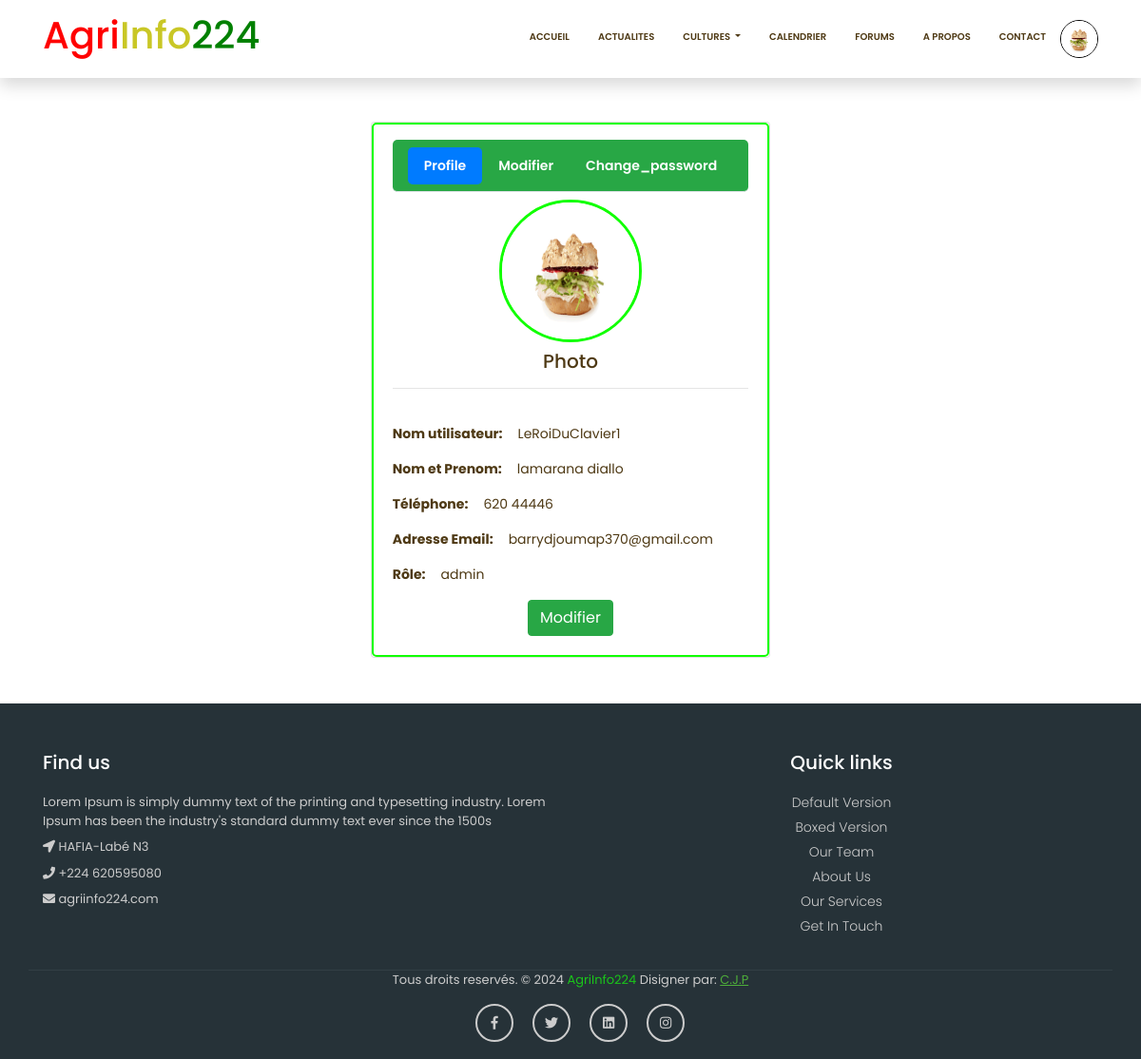
Page /Compte/profil (signed in) on the earlier database version.
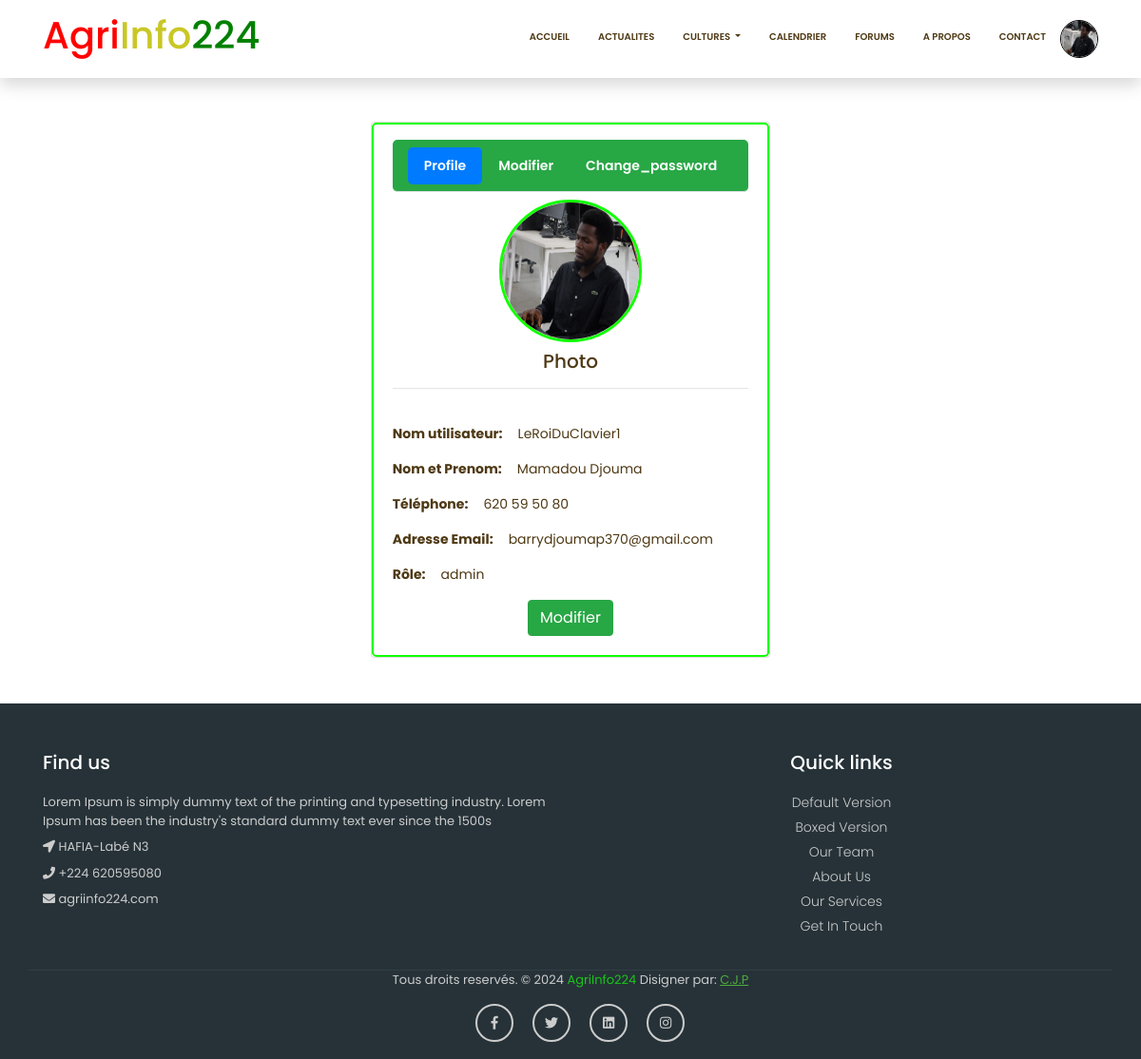
Same page on the later database version.
### Compte/models.py (models this page shows, shortened)
class Utilisateur(AbstractUser):
    token = models.CharField(max_length=120)
    role=[
        ("agriculteur","agriculteur"),
        ("admin","admin"),
        ("utilisateur","utilisateur")
    ]
    telephone=models.CharField(max_length=15)
    profile=models.ImageField(upload_to="profile",blank=True,null=True)
    roles=models.CharField(max_length=150,choices=role)
    password_confirm=models.CharField(max_length=150)
    notif=models.ManyToManyField(Notification,related_name="notifs",default="")

### Compte/views.py (the view)
@login_required(login_url='login')
def profile(request):
    user = request.user
    return render(request,'Compte/profil.html',{"user":user})

### Compte/templates/Compte/profil.html (shortened to what the changed rows need)
{% extends "Agronomie/base.html" %}
{% load static %}
{% block navbar %}
<ul class="navbar-nav ml-auto">
	{% if user.is_authenticated %}
	<li class="nav-item dropdown">
	   <a class="active" href="#" id="navbarDropdownPortfolio" data-toggle="dropdown" aria-haspopup="true" aria-expanded="false">
		 {% if user.profile %}
		  <img src="{{ user.profile.url }}" alt="" style="width: 40px; height: 40px; padding: none;border-radius: 25px; border:1px solid black">
		  {% else %}
		  <img src="{%  static 'Compte/img/prog.png' %}" alt="" style="width: 40px; height: 40px; padding: none;border-radius: 25px; border:1px solid black">
		  {% endif %}
	   </a>
	</li>
	{% endif %}
 </ul>
{% endblock  %}
	{% block content %}
<div class="">
    <div class="d-flex justify-content-center">
        <div class="mb-5 pt-5" style="max-width: 500px; height: auto;">
            <div class="card">
                <div class="card-body pt-3" style="border: solid 2px #11ff00; border-radius: 5px;">
                    <div class="tab-content pt-2">
                        <div class="tab-pane fade show active profile-overview" id="profile-overview">
                            <div class="d-flex justify-content-center">
                                {% if user.profile %}
                                <img src="{{user.profile.url}}" alt="" style="width: 150px; height: 150px; border-radius: 150px; border:solid 3px #11ff00;">
                                {% else %}
                                <img src="{%  static 'Compte/img/prog.png' %}" alt="" style="width: 150px; height: 150px; border-radius: 150px; border:solid 3px #11ff00;">
                                {% endif %}
                            </div>
                            <hr><br>
                            <div class="d-flex">
                                <p class="mr-3" style="font-weight: bold;">Nom utilisateur:</p>
                                <div class="">{{user.username}}</div>
                            </div>
                            <div class="d-flex">
                                <p class="mr-3" style="font-weight: bold;">Nom et Prenom:</p>
                                <div class="">{{user.last_name}}</div>
                            </div>
                            <div class="d-flex">
                                <p class="mr-3" style="font-weight: bold;">Téléphone:</p>
                                <div class="">{{user.telephone}}</div>
                            </div>
                            <div class="d-flex">
                                <p class="mr-3" style="font-weight: bold;">Adresse Email:</p>
                                <div class="">{{user.email}}</div>
                            </div>
                            <div class="d-flex">
                                <p class="mr-3" style="font-weight: bold;">Rôle:</p>
                                <div class="">{{user.roles}}</div>
                            </div>
                        </div>
                </div>
            </div>
        </div>
    </div>
</div>
{% endblock %}

Differences in the rows shown:
changed Utilisateur "LeRoiDuClavier1": profile: a different picture; last_name "lamarana diallo" → "Mamadou Djouma"; telephone "620 44446" → "620 59 50 80"
